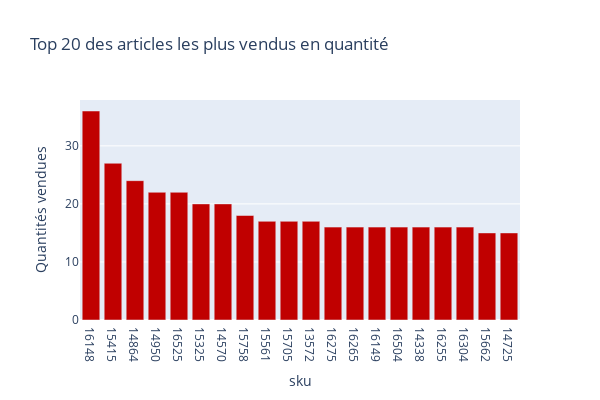

Notebook code for this chart:
### Code cell
# Graphique en barre des 20 premiers articles vendus en quantité avec plotly express
graph3 = px.bar(top_20_ventes_qte, x='sku', y='total_sales', title = 'Top 20 des articles les plus vendus en quantité', width = 600,  height = 400,
labels = { 'total_sales' : 'Quantités vendues' })
graph3.update_traces(marker_color='#C00000', orientation='v')
graph3.show()

### Figure 1 — Plotly figure (JSON) as saved in the notebook; plotly's stock layout.template omitted (floating-point values rounded to 4 significant figures)
{"data": [{"alignmentgroup": "True", "hovertemplate": "sku=%{x}<br>Quantités vendues=%{y}<extra></extra>", "legendgroup": "", "marker": {"color": "#C00000", "pattern": {"shape": ""}}, "name": "", "offsetgroup": "", "orientation": "v", "showlegend": false, "textposition": "auto", "type": "bar", "x": ["16148", "15415", "14864", "14950", "16525", "15325", "14570", "15758", "15561", "15705", "13572", "16275", "16265", "16149", "16504", "14338", "16255", "16304", "15662", "14725"], "xaxis": "x", "y": [36, 27, 24, 22, 22, 20, 20, 18, 17, 17, 17, 16, 16, 16, 16, 16, 16, 16, 15, 15], "yaxis": "y"}], "layout": {"barmode": "relative", "height": 400, "legend": {"tracegroupgap": 0}, "title": {"text": "Top 20 des articles les plus vendus en quantité"}, "width": 600, "xaxis": {"anchor": "y", "domain": [0, 1], "title": {"text": "sku"}}, "yaxis": {"anchor": "x", "domain": [0, 1], "title": {"text": "Quantités vendues"}}}}
